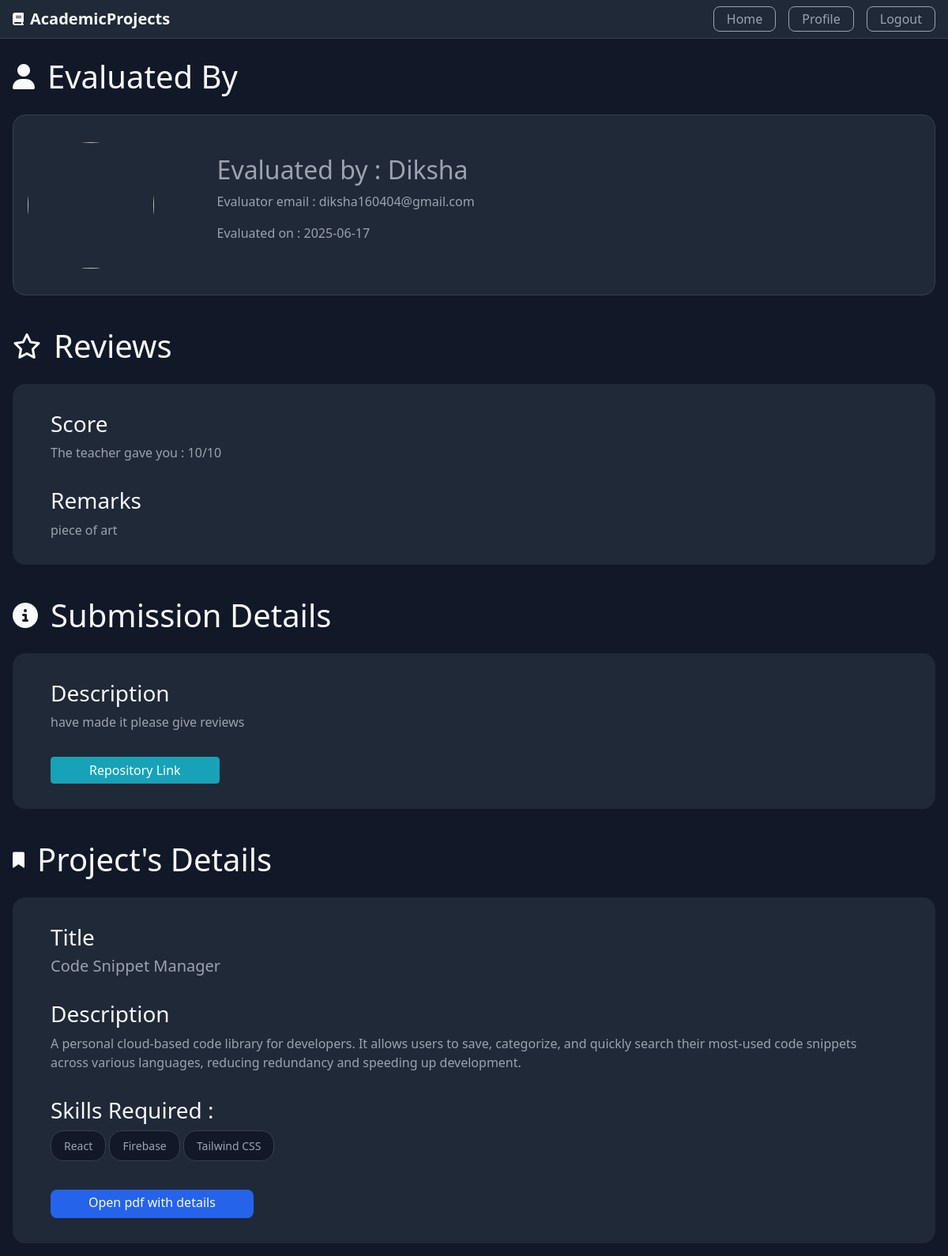
Page /project/reviews/1 (signed in) on the committed database.
### Project/models.py (models this page shows, shortened)
class User(db.Model,UserMixin):
    id=db.Column(db.Integer,primary_key=True)
    username=db.Column(db.String(30),unique=True,nullable=False)
    email=db.Column(db.String(30),unique=True,nullable=False)
    password=db.Column(db.String(80),unique=False,nullable=False)
    total_projects=db.Column(db.Integer,nullable=False,default=0)
    total_projects_taken=db.Column(db.Integer,nullable=False,default=0)
    total_projects_submitted=db.Column(db.Integer,nullable=False,default=0)
    total_projects_evaluated=db.Column(db.Integer,nullable=False,default=0)
    profile_picture=db.Column(db.String(80),nullable=False,default="default.png")
    role=db.Column(db.String(80),nullable=False)
    project=db.relationship("Project",backref="user",lazy=True,cascade="all,delete")
    submission=db.relationship("Submission",backref="user",lazy=True,cascade="all,delete")
    evaluation=db.relationship("Evaluation",backref="user",lazy=True,cascade="all,delete")
    project_taken=db.relationship("Project_Taken",backref="user",lazy=True,cascade="all,delete")

class Evaluation(db.Model):
    id=db.Column(db.Integer,primary_key=True)
    score=db.Column(db.Integer,nullable=False)
    feedback=db.Column(db.Text,nullable=False)
    evaluated_at=db.Column(db.DateTime,nullable=False,default=datetime.utcnow)
    submission_id=db.Column(db.Integer,db.ForeignKey('submission.id'),unique=True)
    project_id=db.Column(db.Integer,db.ForeignKey('project.id'))
    evaluated_by=db.Column(db.Integer,db.ForeignKey('user.id'))

class Submission(db.Model):
    id=db.Column(db.Integer,primary_key=True)
    submitted_at=db.Column(db.DateTime,nullable=False,default=datetime.utcnow)
    submission_link=db.Column(db.Text,nullable=False)
    info=db.Column(db.Text)
    project_id=db.Column(db.Integer,db.ForeignKey('project.id'))
    student_id=db.Column(db.Integer,db.ForeignKey('user.id'))
    evaluation=db.relationship('Evaluation',backref='submission',lazy=True,cascade="all,delete")

class Project(db.Model):
    id=db.Column(db.Integer,primary_key=True)
    title=db.Column(db.String(100),nullable=False)
    description=db.Column(db.Text,nullable=False)
    skills=db.Column(db.Text,nullable=False)
    descriptive_pdf=db.Column(db.String(80),nullable=False,default='No pdf')
    user_count=db.Column(db.Integer,nullable=False,default=0)
    created_at=db.Column(db.DateTime,nullable=False,default=datetime.utcnow)
    created_by=db.Column(db.Integer,db.ForeignKey('user.id'))
    submission=db.relationship('Submission',backref='project',lazy=True,cascade="all,delete")
    evaluation=db.relationship('Evaluation',backref='project',lazy=True,cascade="all,delete")
    project_taken_by=db.relationship('Project_Taken',backref='project',lazy=True,cascade="all,delete")

### Project/projects/routes.py (the view)
@projects.route("/project/reviews/<int:id>")
@login_required
def reviews(id):
    evaluation=Evaluation.query.get(id)
    submission=evaluation.submission
    img_src=url_for("static",filename="/profile_pics/"+evaluation.user.profile_picture)
    pdf=url_for("static",filename="/project_details/"+submission.project.descriptive_pdf)
    return render_template("reviews.html",evaluation=evaluation,submission=submission,img_src=img_src,pdf=pdf)

### Project/models.py (called while the page is built)
@loginmanager.user_loader
def user_loader(user_id):
    user=User.query.get(user_id)
    return user

### Project/templates/reviews.html
{% extends "layout.html" %}
{% block content %}
    <main class="container dashboard">
        <div class="details-head">
            <i class="fa-solid fa-user fa-2x"></i>
            <h1>Evaluated By</h1>
        </div>
        <div class="details-header">
            <div class="profile-header-details">
                <img class="rounded-circle account-img img-profile" src="{{img_src}}">
                <div class="details">
                    <h2>Evaluated by : {{evaluation.user.username}}</h2>
                    <p>Evaluator email : {{evaluation.user.email}}</p>
                    <p>Evaluated on : {{evaluation.evaluated_at.strftime("%Y-%m-%d")}}</p>
                </div>
            </div>
        </div>
        <div class="details-head">
            <i class="fa-regular fa-star fa-2x"></i>
            <h1>Reviews</h1>
        </div>
        <div class="info-header">
            <div class="info-section">
                <h3>Score</h3>
                <div>The teacher gave you : {{evaluation.score}}/10</div>
            </div>
            <div class="info-section">
                <h3>Remarks</h3>
                <div style="margin-bottom: 1rem;">{{evaluation.feedback}}</div>
            </div>
        </div>
        <div class="details-head">
            <i class="fa-solid fa-circle-info fa-2x"></i>
            <h1>Submission Details</h1>
        </div>
        <div class="info-header">
            <div class="info-section">
                <h3>Description</h3>
                <div>{{submission.info}}</div>
            </div>
            <div class="info-section">
            <a class="btn btn-info info-btn" href="{{submission.submission_link}}">Repository Link</a>
            </div>
        </div>
        <div class="details-head">
            <i class="fa-solid fa-bookmark fa-lg"></i>
            <h1>Project's Details</h1>
        </div>
        <div class="info-header">
            <div class="info-section">
                <h3>Title</h3>
                <h5>{{submission.project.title}}</h5>
            </div>
            <div class="info-section">
                <h3>Description</h3>
                <div>{{submission.project.description}}</div>
            </div>
            <div class="info-section skills">
                <h3>Skills Required : </h3>
                <ul>
                    {% for i in submission.project.skills.split(',') %}
                    <li>{{i.strip()}}</li>
                    {% endfor %}
                </ul>
            </div>
            <div class="info-section">
                {% if submission.project.descriptive_pdf == "No pdf" %}
                    <a class="btn btn-dark info-btn" href="{{url_for('projects.project_details',project_id=submission.project.id)}}" target="_blank">No pdf uploaded by the teacher</a>
                {% else %}
                    <a class="button button-diff info-btn" href="{{pdf}}" target="_blank">Open pdf with details</a>
                {% endif %}
            </div>
        </div>
    </main>
{% endblock content %}

### Project/static/styles.css (style rules this page uses)
:root { --color-bg: #111827; --color-bg-secondary: #1f2937; --color-text: #f9fafb; --color-text-secondary: #9ca3af; --color-border: #374151; --color-primary: #2563eb; --color-primary-hover: #1d4ed8; --color-success: #065f46; --color-success-text: #a7f3d0; }
* { margin: 0; padding: 0; box-sizing: border-box; }
body { font-family: system-ui, -apple-system, sans-serif; background-color: var(--color-bg); color: var(--color-text); line-height: 1.5; }
.container { max-width: 1280px; margin: 0 auto; padding: 0 1rem; }
.dashboard h1 { margin-top: 1.5rem; color: var(--color-text); margin-bottom: 1.5rem; }
.button { color: var(--color-text-secondary); text-decoration: none; display: flex; justify-content: center; align-items: center; height: 2rem; padding: 0.125rem 1rem; border-radius: 0.5rem; border: solid 0.1rem; border-color: var(--color-text-secondary); transition: all 0.2s; }
.button-diff { color: var(--color-text); border: 0; height:2.25rem; background-color: var(--color-primary); }
.skills ul { list-style: none; margin-bottom: 1rem; }
.skills li { color: var(--color-text-secondary); font-size: 0.875rem; margin-bottom: 0.25rem; background-color: var(--color-bg); display: inline-block; padding: 0.5rem 1rem 0.5rem 1rem; border: solid 1px var(--color-border); border-radius: 1rem; }
.details { display: flex; margin-left: 5rem; flex-direction: column; justify-content: center; color: var(--color-text-secondary); }
.img-profile { width: 10rem; height: 10rem }
.details-head { display: flex; align-items: center; }
.details-head i { margin-right: 1rem; }
.details-header { background-color: var(--color-bg-secondary); padding: 0.1rem; border: 1px solid var(--color-border); border-radius: 1rem; margin-bottom: 1rem; }
.profile-header-details { margin: 2rem 0 2rem 1rem; display: flex; }
.info-header { background-color: var(--color-bg-secondary); color: var(--color-text-secondary); padding: 0.1rem 3rem 1rem 3rem; border-radius: 1rem; margin-bottom: 1rem; }
.info-header h3 { color: var(--color-text); }
.info-section { margin-top: 2rem; }
.info-btn { display: inline-block; padding:0.25rem 3rem 0.25rem 3rem; margin: 0; margin-bottom: 1rem; }

### rows in the picture
User: user.username "Diksha", user.email "diksha160404@gmail.com"
Evaluation: evaluated_at "2025-06-17", score "10", feedback "piece of art"
Submission: info "have made it please give reviews"
Project: project "Code Snippet Manager", project.description "A personal cloud-based code library for developers. It allows users to save, categorize, and quickly search their most-used code snippets across various languages, reducing redundancy and speeding up development."

### other values in the picture
{{ i.strip() }} "React" "Firebase" "Tailwind CSS"
